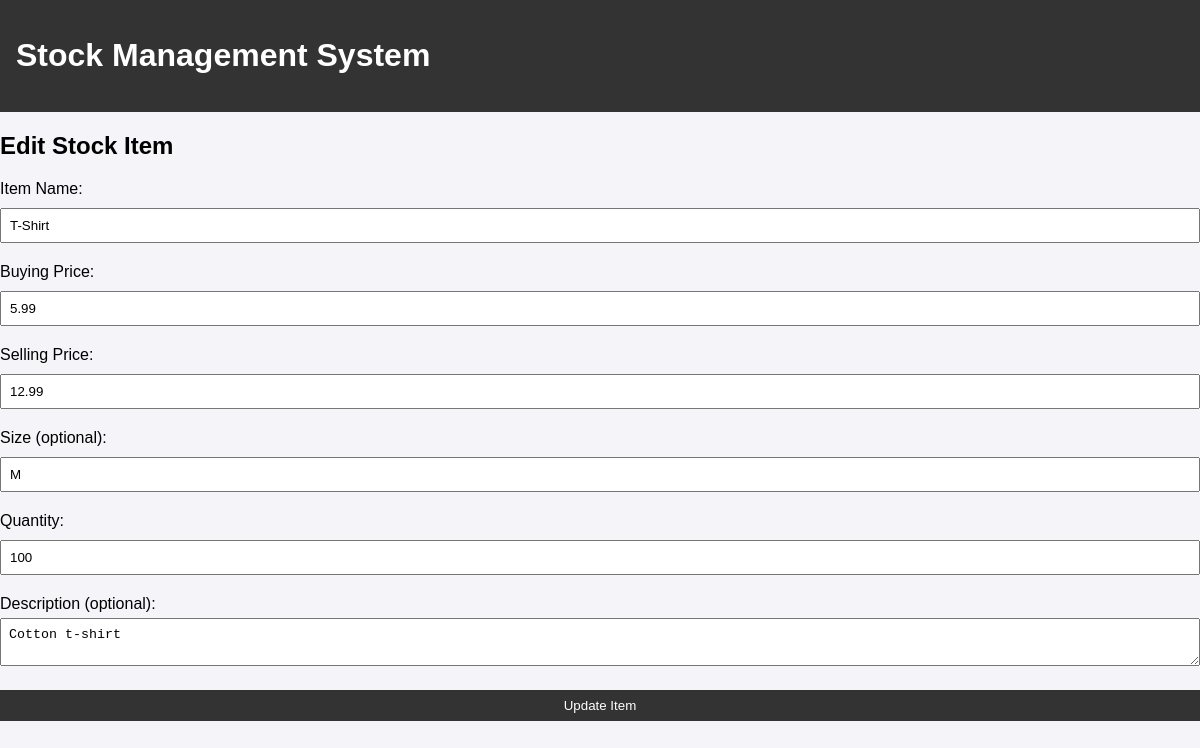
Screenshot of /admin/stock/edit/1 with the database file from the repository.
### app.py (models this page shows)
class StockItem(db.Model):
    id = db.Column(db.Integer, primary_key=True)
    name = db.Column(db.String(100), nullable=False)
    buying_price = db.Column(db.Float, nullable=False)
    selling_price = db.Column(db.Float, nullable=False)
    size = db.Column(db.String(50))
    quantity = db.Column(db.Integer, nullable=False)
    description = db.Column(db.Text)
    sales = db.relationship('SaleItem', back_populates='stock_item')  # Added relationship

### app.py (the view, shortened to what this page needs)
@app.route('/admin/stock/edit/<int:id>', methods=['GET', 'POST'])
def edit_stock(id):
    item = StockItem.query.get(id)
    return render_template('admin/edit_stock.html', item=item)

### app.py (called while the page is built)
@app.before_request
def set_timezone():
    g.timezone = pytz.timezone('Africa/Nairobi')

### templates/admin/edit_stock.html
{% extends "base.html" %}
{% block content %}
<div class="edit-stock">
    <h2>Edit Stock Item</h2>
    <form method="POST">
        <div class="form-group">
            <label for="name">Item Name:</label>
            <input type="text" id="name" name="name" value="{{ item.name }}" required>
        </div>
        <div class="form-group">
            <label for="buying_price">Buying Price:</label>
            <input type="number" step="0.01" id="buying_price" name="buying_price"
                   value="{{ item.buying_price }}" required>
        </div>
        <div class="form-group">
            <label for="selling_price">Selling Price:</label>
            <input type="number" step="0.01" id="selling_price" name="selling_price"
                   value="{{ item.selling_price }}" required>
        </div>
        <div class="form-group">
            <label for="size">Size (optional):</label>
            <input type="text" id="size" name="size" value="{{ item.size }}">
        </div>
        <div class="form-group">
            <label for="quantity">Quantity:</label>
            <input type="number" id="quantity" name="quantity" value="{{ item.quantity }}" required>
        </div>
        <div class="form-group">
            <label for="description">Description (optional):</label>
            <textarea id="description" name="description">{{ item.description }}</textarea>
        </div>
        <button type="submit">Update Item</button>
    </form>
</div>
{% endblock %}

### static/css/style.css (style rules this page uses)
body { font-family: Arial, sans-serif; margin: 0; padding: 0; background-color: #f4f4f9; }
form { margin-top: 20px; }
input, select, button { padding: 8px; margin: 5px 0; width: 100%; box-sizing: border-box; }
button { background: #333; color: white; border: none; cursor: pointer; }
.form-group { margin-bottom: 15px; }
.form-group label { display: block; margin-bottom: 5px; }
.form-group input, .form-group textarea, .form-group select { width: 100%; padding: 8px; box-sizing: border-box; }

### rows the page displays
StockItem: name "T-Shirt", buying_price "5.99", selling_price "12.99", size "M", quantity "100", description "Cotton t-shirt"
